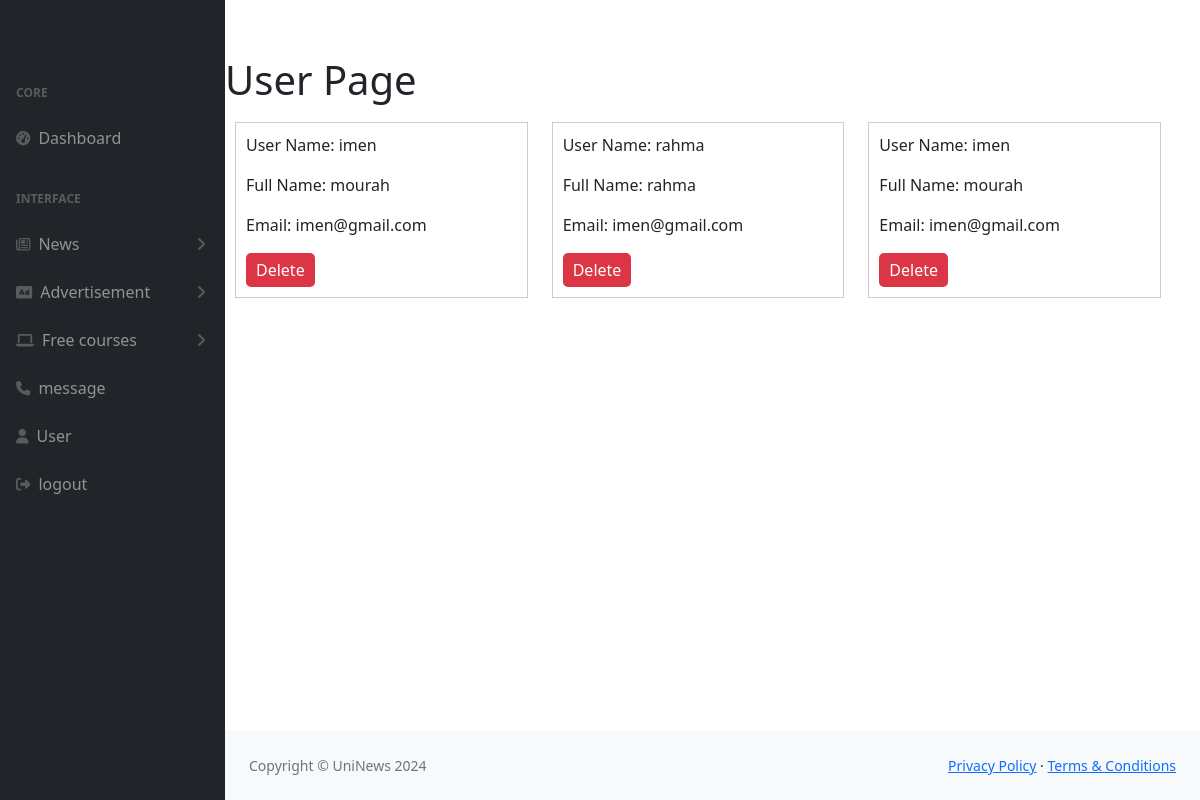
Screenshot of /admin/ad-user.php with the database file from the repository.
### tables this page shows
CREATE TABLE `user` (
  `id` int(11) NOT NULL,
  `username` varchar(200) NOT NULL,
  `fullname` varchar(200) NOT NULL,
  `email` varchar(200) NOT NULL,
  `password` varchar(200) NOT NULL
);

### admin/ad-user.php (the view, shortened to what this page needs)
<?php
include('../admin/include/header.php');
include('../admin/include/config.php');
$sql = "SELECT * FROM user";
$result = mysqli_query($con, $sql);
if (mysqli_num_rows($result) > 0) {
    $user = array();
    while($row = mysqli_fetch_assoc($result)) {
        $user[] = $row;
    }
} else {
    $user = array();
}
?>
<!DOCTYPE html>
<html lang="en">
<head>
    <link rel="stylesheet" href="./assets/styles.css">
</head>
<body>
    <h1>User Page</h1>
    <?php foreach ($user as $user): ?>
        <div class="message-container">
            <p> <span>User Name:</span>
                 <?php echo $user['username']; ?></p>
            <p><span>Full Name:</span> <?php echo $user['fullname']; ?></p>
            <p><span>Email:</span> <?php echo $user['email']; ?></p>
            <form action="delete_user.php" method="get">
    <input type="submit" name="delete_message" value="Delete">
</form>
        </div>
    <?php endforeach; ?>
    <?php
include('../admin/include/footer.php');
include('../admin/include/scripts.php');
?>
</body>
</html>

### admin/ad-user.php (style rules this page uses)
.message-container { display: inline-block; width: 30%; margin-right: 20px; border: 1px solid #ccc; padding: 10px; margin: 10px; box-sizing: border-box; vertical-align: top; }
.message-container form input[type="submit"][name="delete_message"] { background-color: #dc3545; color: #fff; border: none; padding: 5px 10px; border-radius: 5px; cursor: pointer; }

### rows the page displays
user: username "imen", fullname "mourah", email "imen@gmail.com"
user: username "rahma", fullname "rahma", email "imen@gmail.com"
user: username "imen", fullname "mourah", email "imen@gmail.com"
